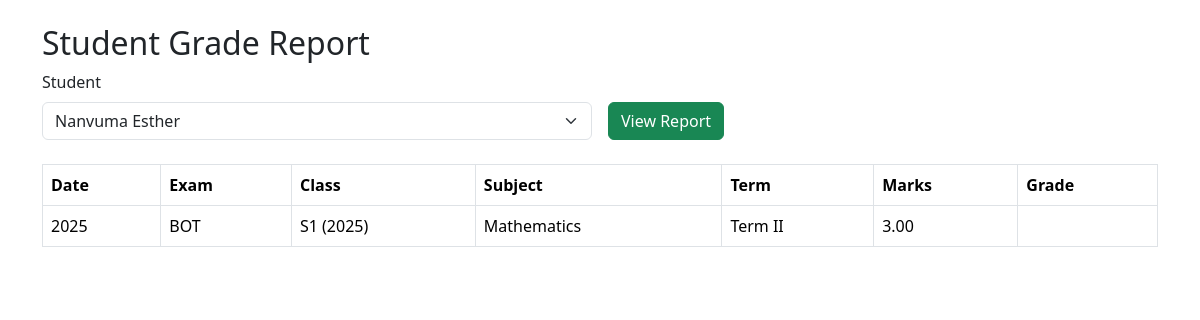
Page /grades/gradereport.php?student_id=1 on the committed database.
### tables this page shows
CREATE TABLE `grades` (
  `grade_id` int(11) NOT NULL,
  `exam_id` int(11) DEFAULT NULL,
  `subject_id` int(11) DEFAULT NULL,
  `student_id` int(11) DEFAULT NULL,
  `marks` decimal(5,2) DEFAULT NULL,
  `grade` varchar(5) DEFAULT NULL
);

CREATE TABLE `exams` (
  `exam_id` int(11) NOT NULL,
  `subject_id` int(11) DEFAULT NULL,
  `class_id` int(11) DEFAULT NULL,
  `name` varchar(100) DEFAULT NULL,
  `date` year(4) DEFAULT NULL,
  `term` varchar(20) DEFAULT NULL
);

CREATE TABLE `classes` (
  `class_id` int(11) NOT NULL,
  `name` varchar(50) DEFAULT NULL,
  `year` int(11) DEFAULT NULL,
  `teacher_id` int(11) DEFAULT NULL
);

CREATE TABLE `subjects` (
  `subject_id` int(11) NOT NULL,
  `name` varchar(100) DEFAULT NULL,
  `code` varchar(20) DEFAULT NULL,
  `description` text DEFAULT NULL
);

### grades/gradereport.php (the view, shortened to what this page needs)
<?php
require_once('../db.php');
$students = $conn->query("SELECT student_id, first_name, last_name FROM students ORDER BY first_name, last_name");
$student_id = $_GET['student_id'] ?? '';
$report = null;
if ($student_id) {
    $query = "SELECT g.*, e.name AS exam_name, e.date, e.term, s.name AS subject_name, c.name AS class_name, c.year AS class_year
              FROM grades g
              JOIN exams e ON g.exam_id = e.exam_id
              JOIN subjects s ON e.subject_id = s.subject_id
              JOIN classes c ON e.class_id = c.class_id
              WHERE g.student_id = ?
              ORDER BY e.date DESC";
    $stmt = $conn->prepare($query);
    $stmt->bind_param('i', $student_id);
    $stmt->execute();
    $report = $stmt->get_result();
}
?>
<!DOCTYPE html>
<html>
<head>
    <link rel="stylesheet" href="https://cdn.jsdelivr.net/npm/bootstrap@5.3.2/dist/css/bootstrap.min.css">
</head>
<body class="container py-4">
    <h2>Student Grade Report</h2>
    <form method="get" class="row g-3 mb-4">
        <div class="col-md-6">
            <label class="form-label">Student</label>
            <select name="student_id" class="form-select" required>
                <?php while($s = $students->fetch_assoc()): ?>
                <option value="<?= $s['student_id'] ?>" <?= $s['student_id']==$student_id ? 'selected' : '' ?>>
                    <?= htmlspecialchars($s['first_name'].' '.$s['last_name']) ?>
                </option>
                <?php endwhile; ?>
            </select>
        </div>
        <div class="col-md-2 align-self-end">
            <button type="submit" class="btn btn-success">View Report</button>
        </div>
    </form>
    <?php if ($report): ?>
        <table class="table table-bordered">
            <thead>
                <tr>
                    <th>Date</th><th>Exam</th><th>Class</th><th>Subject</th><th>Term</th><th>Marks</th><th>Grade</th>
                </tr>
            </thead>
            <tbody>
            <?php if ($report->num_rows == 0): ?>
                <tr><td colspan="7">No grades found for this student.</td></tr>
            <?php else: while($row = $report->fetch_assoc()): ?>
                <tr>
                    <td><?= htmlspecialchars($row['date']) ?></td>
                    <td><?= htmlspecialchars($row['exam_name']) ?></td>
                    <td><?= htmlspecialchars($row['class_name'].' ('.$row['class_year'].')') ?></td>
                    <td><?= htmlspecialchars($row['subject_name']) ?></td>
                    <td><?= htmlspecialchars($row['term']) ?></td>
                    <td><?= htmlspecialchars($row['marks']) ?></td>
                    <td><?= htmlspecialchars($row['grade']) ?></td>
                </tr>
            <?php endwhile; endif; ?>
            </tbody>
        </table>
    <?php endif; ?>
</body>
</html>

### rows in the picture
grades: exam.date "2025", exam.name "BOT", classes.name+year "S1 (2025)", subjects.name "Mathematics", exam.term "Term II", marks "3.00"

### other values in the picture
form field student_id "Nanvuma Esther"
